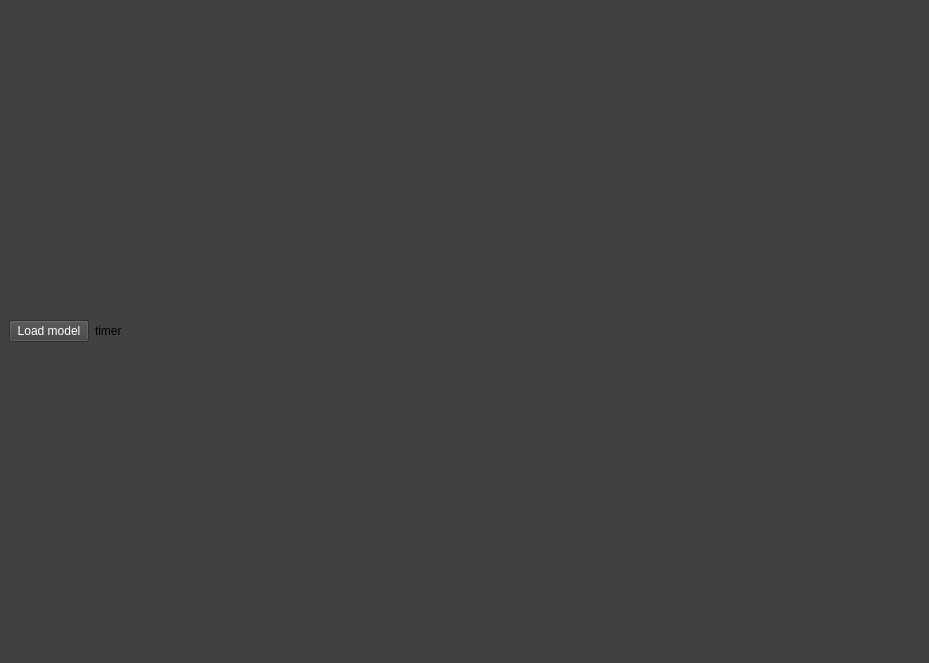
<?xml version="1.0" encoding="UTF-8"?>
<ui version="4.0">
 <class>MainWindow</class>
 <widget class="QMainWindow" name="MainWindow">
  <property name="geometry">
   <rect>
    <x>0</x>
    <y>0</y>
    <width>929</width>
    <height>663</height>
   </rect>
  </property>
  <property name="windowTitle">
   <string>Linux opencascade graphics example</string>
  </property>
  <property name="styleSheet">
   <string notr="true">background-color: rgb(65, 65, 65);</string>
  </property>
  <widget class="QWidget" name="centralwidget">
   <layout class="QGridLayout" name="gridLayout">
    <item row="0" column="0">
     <widget class="QPushButton" name="pushButton_loadmodel">
      <property name="palette">
       <palette>
        <active>
         <colorrole role="WindowText">
          <brush brushstyle="SolidPattern">
           <color alpha="255">
            <red>255</red>
            <green>255</green>
            <blue>255</blue>
           </color>
          </brush>
         </colorrole>
         <colorrole role="Button">
          <brush brushstyle="SolidPattern">
           <color alpha="255">
            <red>65</red>
            <green>65</green>
            <blue>65</blue>
           </color>
          </brush>
         </colorrole>
         <colorrole role="Text">
          <brush brushstyle="SolidPattern">
           <color alpha="255">
            <red>255</red>
            <green>255</green>
            <blue>255</blue>
           </color>
          </brush>
         </colorrole>
         <colorrole role="ButtonText">
          <brush brushstyle="SolidPattern">
           <color alpha="255">
            <red>255</red>
            <green>255</green>
            <blue>255</blue>
           </color>
          </brush>
         </colorrole>
         <colorrole role="Base">
          <brush brushstyle="SolidPattern">
           <color alpha="255">
            <red>65</red>
            <green>65</green>
            <blue>65</blue>
           </color>
          </brush>
         </colorrole>
         <colorrole role="Window">
          <brush brushstyle="SolidPattern">
           <color alpha="255">
            <red>65</red>
            <green>65</green>
            <blue>65</blue>
           </color>
          </brush>
         </colorrole>
         <colorrole role="ToolTipText">
          <brush brushstyle="SolidPattern">
           <color alpha="255">
            <red>255</red>
            <green>255</green>
            <blue>255</blue>
           </color>
          </brush>
         </colorrole>
         <colorrole role="PlaceholderText">
          <brush brushstyle="SolidPattern">
           <color alpha="128">
            <red>255</red>
            <green>255</green>
            <blue>255</blue>
           </color>
          </brush>
         </colorrole>
        </active>
        <inactive>
         <colorrole role="WindowText">
          <brush brushstyle="SolidPattern">
           <color alpha="255">
            <red>255</red>
            <green>255</green>
            <blue>255</blue>
           </color>
          </brush>
         </colorrole>
         <colorrole role="Button">
          <brush brushstyle="SolidPattern">
           <color alpha="255">
            <red>65</red>
            <green>65</green>
            <blue>65</blue>
           </color>
          </brush>
         </colorrole>
         <colorrole role="Text">
          <brush brushstyle="SolidPattern">
           <color alpha="255">
            <red>255</red>
            <green>255</green>
            <blue>255</blue>
           </color>
          </brush>
         </colorrole>
         <colorrole role="ButtonText">
          <brush brushstyle="SolidPattern">
           <color alpha="255">
            <red>255</red>
            <green>255</green>
            <blue>255</blue>
           </color>
          </brush>
         </colorrole>
         <colorrole role="Base">
          <brush brushstyle="SolidPattern">
           <color alpha="255">
            <red>65</red>
            <green>65</green>
            <blue>65</blue>
           </color>
          </brush>
         </colorrole>
         <colorrole role="Window">
          <brush brushstyle="SolidPattern">
           <color alpha="255">
            <red>65</red>
            <green>65</green>
            <blue>65</blue>
           </color>
          </brush>
         </colorrole>
         <colorrole role="ToolTipText">
          <brush brushstyle="SolidPattern">
           <color alpha="255">
            <red>255</red>
            <green>255</green>
            <blue>255</blue>
           </color>
          </brush>
         </colorrole>
         <colorrole role="PlaceholderText">
          <brush brushstyle="SolidPattern">
           <color alpha="128">
            <red>255</red>
            <green>255</green>
            <blue>255</blue>
           </color>
          </brush>
         </colorrole>
        </inactive>
        <disabled>
         <colorrole role="WindowText">
          <brush brushstyle="SolidPattern">
           <color alpha="255">
            <red>190</red>
            <green>190</green>
            <blue>190</blue>
           </color>
          </brush>
         </colorrole>
         <colorrole role="Button">
          <brush brushstyle="SolidPattern">
           <color alpha="255">
            <red>65</red>
            <green>65</green>
            <blue>65</blue>
           </color>
          </brush>
         </colorrole>
         <colorrole role="Text">
          <brush brushstyle="SolidPattern">
           <color alpha="255">
            <red>190</red>
            <green>190</green>
            <blue>190</blue>
           </color>
          </brush>
         </colorrole>
         <colorrole role="ButtonText">
          <brush brushstyle="SolidPattern">
           <color alpha="255">
            <red>190</red>
            <green>190</green>
            <blue>190</blue>
           </color>
          </brush>
         </colorrole>
         <colorrole role="Base">
          <brush brushstyle="SolidPattern">
           <color alpha="255">
            <red>65</red>
            <green>65</green>
            <blue>65</blue>
           </color>
          </brush>
         </colorrole>
         <colorrole role="Window">
          <brush brushstyle="SolidPattern">
           <color alpha="255">
            <red>65</red>
            <green>65</green>
            <blue>65</blue>
           </color>
          </brush>
         </colorrole>
         <colorrole role="ToolTipText">
          <brush brushstyle="SolidPattern">
           <color alpha="255">
            <red>255</red>
            <green>255</green>
            <blue>255</blue>
           </color>
          </brush>
         </colorrole>
         <colorrole role="PlaceholderText">
          <brush brushstyle="SolidPattern">
           <color alpha="128">
            <red>0</red>
            <green>0</green>
            <blue>0</blue>
           </color>
          </brush>
         </colorrole>
        </disabled>
       </palette>
      </property>
      <property name="text">
       <string>Load model</string>
      </property>
     </widget>
    </item>
    <item row="0" column="2">
     <spacer name="horizontalSpacer">
      <property name="orientation">
       <enum>Qt::Horizontal</enum>
      </property>
      <property name="sizeHint" stdset="0">
       <size>
        <width>40</width>
        <height>20</height>
       </size>
      </property>
     </spacer>
    </item>
    <item row="1" column="0" colspan="3">
     <layout class="QGridLayout" name="gridLayout_opencascade"/>
    </item>
    <item row="0" column="1">
     <widget class="QLabel" name="label_timer">
      <property name="text">
       <string>timer</string>
      </property>
     </widget>
    </item>
   </layout>
  </widget>
 </widget>
 <resources/>
 <connections/>
</ui>
